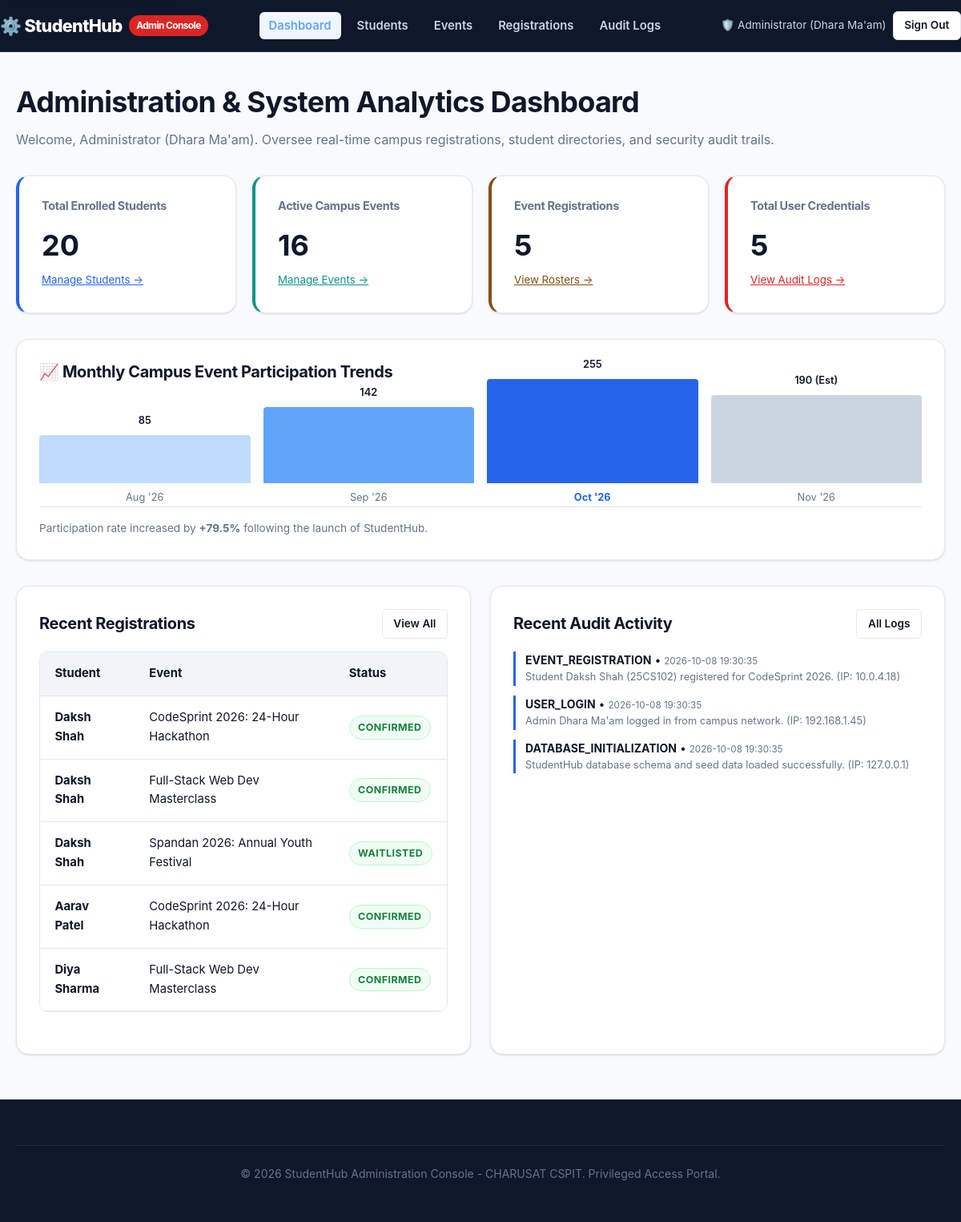
/admin/index.php (signed in), run on the app's committed database.
### tables this page shows
CREATE TABLE IF NOT EXISTS `registrations` (
  `id` INT AUTO_INCREMENT PRIMARY KEY,
  `student_id` INT NOT NULL,
  `event_id` INT NOT NULL,
  `registration_date` TIMESTAMP DEFAULT CURRENT_TIMESTAMP,
  `status` ENUM('Confirmed', 'Waitlisted', 'Cancelled') NOT NULL DEFAULT 'Confirmed',
  FOREIGN KEY (`student_id`) REFERENCES `students` (`id`) ON DELETE CASCADE ON UPDATE CASCADE,
  FOREIGN KEY (`event_id`) REFERENCES `events` (`id`) ON DELETE CASCADE ON UPDATE CASCADE,
  UNIQUE KEY `unique_student_event` (`student_id`, `event_id`),
  INDEX `idx_reg_student` (`student_id`),
  INDEX `idx_reg_event` (`event_id`),
  INDEX `idx_reg_status` (`status`)
);

CREATE TABLE IF NOT EXISTS `students` (
  `id` INT AUTO_INCREMENT PRIMARY KEY,
  `user_id` INT NULL,
  `name` VARCHAR(100) NOT NULL,
  `email` VARCHAR(100) NOT NULL UNIQUE,
  `mobile` VARCHAR(15) NOT NULL,
  `course` VARCHAR(50) NOT NULL,
  `year` VARCHAR(20) NOT NULL,
  `gender` VARCHAR(10) NOT NULL,
  `status` ENUM('Active', 'Pending', 'Inactive') NOT NULL DEFAULT 'Active',
  `created_at` TIMESTAMP DEFAULT CURRENT_TIMESTAMP,
  FOREIGN KEY (`user_id`) REFERENCES `users` (`id`) ON DELETE CASCADE ON UPDATE CASCADE,
  INDEX `idx_students_course` (`course`),
  INDEX `idx_students_year` (`year`),
  INDEX `idx_students_status` (`status`)
);

CREATE TABLE IF NOT EXISTS `events` (
  `id` INT AUTO_INCREMENT PRIMARY KEY,
  `title` VARCHAR(150) NOT NULL,
  `description` TEXT NOT NULL,
  `event_date` DATE NOT NULL,
  `time_slot` VARCHAR(50) NOT NULL DEFAULT '10:00 AM - 04:00 PM',
  `venue` VARCHAR(150) NOT NULL,
  `category` VARCHAR(50) NOT NULL,
  `poster` VARCHAR(255) NOT NULL DEFAULT 'uploads/events/default.jpg',
  `seats` INT NOT NULL DEFAULT 100,
  `status` ENUM('Active', 'Upcoming', 'Completed', 'Cancelled') NOT NULL DEFAULT 'Active',
  `created_at` TIMESTAMP DEFAULT CURRENT_TIMESTAMP,
  INDEX `idx_events_date` (`event_date`),
  INDEX `idx_events_category` (`category`),
  INDEX `idx_events_status` (`status`)
);

CREATE TABLE IF NOT EXISTS `audit_logs` (
  `id` INT AUTO_INCREMENT PRIMARY KEY,
  `user_id` INT NULL,
  `action` VARCHAR(100) NOT NULL,
  `entity` VARCHAR(50) NOT NULL,
  `entity_id` INT NULL,
  `ip_address` VARCHAR(45) NOT NULL,
  `details` TEXT NULL,
  `created_at` TIMESTAMP DEFAULT CURRENT_TIMESTAMP,
  INDEX `idx_audit_user` (`user_id`),
  INDEX `idx_audit_action` (`action`),
  INDEX `idx_audit_created` (`created_at`)
);

### php/auth.php (called while the page is built, shortened)
<?php
require_once __DIR__ . '/db.php';
function isAuthenticated() {
    return true;
}
function getCurrentUser() {
    return [
        'id' => $_SESSION['user_id'],
        'name' => $_SESSION['user_name'] ?? 'Student',
        'email' => $_SESSION['user_email'] ?? '',
        'role' => $_SESSION['user_role'] ?? 'student',
        'student_id' => $_SESSION['student_id'] ?? null
    ];
}
?>

### php/db.php (called while the page is built, shortened)
<?php
if (!isset($db_connected)) {
    $db_connected = true;
}
?>

### admin/index.php (the view, shortened to what this page needs)
<?php
require_once __DIR__ . '/../php/admin-auth.php';
$currentUser = getCurrentUser();
$adminName = $currentUser['name'];
$totalStudents = 1248;
$totalEvents = 16;
$totalRegistrations = 482;
$totalUsers = 1250;
if ($db_connected && isset($conn)) {
    $res = $conn->query("SELECT COUNT(*) as c FROM students");
    if ($res) $totalStudents = $res->fetch_assoc()['c'];
    $res = $conn->query("SELECT COUNT(*) as c FROM events");
    if ($res) $totalEvents = $res->fetch_assoc()['c'];
    $res = $conn->query("SELECT COUNT(*) as c FROM registrations");
    if ($res) $totalRegistrations = $res->fetch_assoc()['c'];
    $res = $conn->query("SELECT COUNT(*) as c FROM users");
    if ($res) $totalUsers = $res->fetch_assoc()['c'];
}
$latestRegistrations = [];
if ($db_connected && isset($conn)) {
    $sql = "SELECT r.id, s.name as student_name, e.title as event_title, r.status, r.registration_date
            FROM registrations r
            JOIN students s ON r.student_id = s.id
            JOIN events e ON r.event_id = e.id
            ORDER BY r.registration_date DESC LIMIT 5";
    $res = $conn->query($sql);
    if ($res) {
        while ($row = $res->fetch_assoc()) {
            $latestRegistrations[] = $row;
        }
    }
}
$recentLogs = [];
if ($db_connected && isset($conn)) {
    $sql = "SELECT action, entity, ip_address, details, created_at FROM audit_logs ORDER BY created_at DESC LIMIT 5";
    $res = $conn->query($sql);
    if ($res) {
        while ($row = $res->fetch_assoc()) {
            $recentLogs[] = $row;
        }
    }
}
?>
<!DOCTYPE html>
<html lang="en">
<head>
    <link rel="stylesheet" href="../css/style.css">
    <link rel="stylesheet" href="../css/responsive.css">
    <link rel="stylesheet" href="../css/admin.css">
</head>
<body>
    <header class="site-header" style="background-color: var(--secondary-900); border-bottom: 1px solid var(--secondary-800);">
        <div class="container header-inner">
            <a href="index.php" class="brand-logo" style="color: #ffffff;">
                ⚙️ StudentHub <span class="brand-badge" style="background-color: #dc2626; color: #ffffff;">Admin Console</span>
            </a>
            <nav class="main-nav">
                <ul>
                    <li><a href="index.php" class="active" style="color: #60a5fa;">Dashboard</a></li>
                    <li><a href="students.php" style="color: #cbd5e1;">Students</a></li>
                    <li><a href="events.php" style="color: #cbd5e1;">Events</a></li>
                    <li><a href="registrations.php" style="color: #cbd5e1;">Registrations</a></li>
                    <li><a href="audit-logs.php" style="color: #cbd5e1;">Audit Logs</a></li>
                </ul>
            </nav>
            <div class="nav-cta-group">
                <span style="font-size: 0.85rem; color: #cbd5e1; display: flex; align-items: center; gap: 0.35rem;">
                    🛡️ <?php echo htmlspecialchars($adminName, ENT_QUOTES, 'UTF-8'); ?>
                </span>
                <a href="../php/logout.php" class="btn btn-secondary btn-sm">Sign Out</a>
            </div>
        </div>
    </header>
    <main id="main-content">
        <div class="container">
            <header style="margin-bottom: 2rem;">
                <h1>Administration & System Analytics Dashboard</h1>
                <p>Welcome, <?php echo htmlspecialchars($adminName, ENT_QUOTES, 'UTF-8'); ?>. Oversee real-time campus registrations, student directories, and security audit trails.</p>
            </header>
            <section style="margin-bottom: 2rem;">
                <div class="grid-4">
                    <article class="card" style="border-left: 4px solid var(--primary-600);">
                        <h3 style="font-size: 0.9rem; color: var(--text-muted);">Total Enrolled Students</h3>
                        <p style="font-size: 2.25rem; font-weight: 700; color: var(--text-main); margin-bottom: 0;"><?php echo $totalStudents; ?></p>
                        <small style="color: #15803d;"><a href="students.php" style="color: var(--primary-600);">Manage Students &rarr;</a></small>
                    </article>
                    <article class="card" style="border-left: 4px solid #0d9488;">
                        <h3 style="font-size: 0.9rem; color: var(--text-muted);">Active Campus Events</h3>
                        <p style="font-size: 2.25rem; font-weight: 700; color: var(--text-main); margin-bottom: 0;"><?php echo $totalEvents; ?></p>
                        <small style="color: var(--text-muted);"><a href="events.php" style="color: #0d9488;">Manage Events &rarr;</a></small>
                    </article>
                    <article class="card" style="border-left: 4px solid #854d0e;">
                        <h3 style="font-size: 0.9rem; color: var(--text-muted);">Event Registrations</h3>
                        <p style="font-size: 2.25rem; font-weight: 700; color: var(--text-main); margin-bottom: 0;"><?php echo $totalRegistrations; ?></p>
                        <small style="color: #15803d;"><a href="registrations.php" style="color: #854d0e;">View Rosters &rarr;</a></small>
                    </article>
                    <article class="card" style="border-left: 4px solid #dc2626;">
                        <h3 style="font-size: 0.9rem; color: var(--text-muted);">Total User Credentials</h3>
                        <p style="font-size: 2.25rem; font-weight: 700; color: var(--text-main); margin-bottom: 0;"><?php echo $totalUsers; ?></p>
                        <small style="color: #15803d;"><a href="audit-logs.php" style="color: #dc2626;">View Audit Logs &rarr;</a></small>
                    </article>
                </div>
            </section>
            <section class="card" style="margin-bottom: 2rem;">
                <h2 style="font-size: 1.25rem; margin-bottom: 1rem;">📈 Monthly Campus Event Participation Trends</h2>
                <div style="display: flex; gap: 1rem; align-items: flex-end; height: 140px; padding-top: 1rem; border-bottom: 1px solid var(--border-color); margin-bottom: 1rem;">
                    <div style="flex: 1; display: flex; flex-direction: column; align-items: center; gap: 0.5rem;">
                        <span style="font-size: 0.8rem; font-weight: 600;">85</span>
                        <div style="width: 100%; height: 60px; background-color: var(--primary-200); border-radius: 4px 4px 0 0;"></div>
                        <span style="font-size: 0.8rem; color: var(--text-muted);">Aug '26</span>
                    </div>
                    <div style="flex: 1; display: flex; flex-direction: column; align-items: center; gap: 0.5rem;">
                        <span style="font-size: 0.8rem; font-weight: 600;">142</span>
                        <div style="width: 100%; height: 95px; background-color: var(--primary-400); border-radius: 4px 4px 0 0;"></div>
                        <span style="font-size: 0.8rem; color: var(--text-muted);">Sep '26</span>
                    </div>
                    <div style="flex: 1; display: flex; flex-direction: column; align-items: center; gap: 0.5rem;">
                        <span style="font-size: 0.8rem; font-weight: 600;">255</span>
                        <div style="width: 100%; height: 130px; background-color: var(--primary-600); border-radius: 4px 4px 0 0;"></div>
                        <span style="font-size: 0.8rem; color: var(--primary-600); font-weight: 700;">Oct '26</span>
                    </div>
                    <div style="flex: 1; display: flex; flex-direction: column; align-items: center; gap: 0.5rem;">
                        <span style="font-size: 0.8rem; font-weight: 600;">190 (Est)</span>
                        <div style="width: 100%; height: 110px; background-color: var(--secondary-300); border-radius: 4px 4px 0 0;"></div>
                        <span style="font-size: 0.8rem; color: var(--text-muted);">Nov '26</span>
                    </div>
                </div>
                <p style="font-size: 0.85rem; color: var(--text-muted); margin-bottom: 0;">Participation rate increased by <strong>+79.5%</strong> following the launch of StudentHub.</p>
            </section>
            <div class="grid-2">
                <section class="card">
                    <div style="display: flex; justify-content: space-between; align-items: center; margin-bottom: 1rem;">
                        <h2 style="font-size: 1.25rem; margin-bottom: 0;">Recent Registrations</h2>
                        <a href="registrations.php" class="btn btn-secondary btn-sm">View All</a>
                    </div>
                    <div class="table-responsive">
                        <table>
                            <thead>
                                <tr>
                                    <th scope="col">Student</th>
                                    <th scope="col">Event</th>
                                    <th scope="col">Status</th>
                                </tr>
                            </thead>
                            <tbody>
                                <?php if (empty($latestRegistrations)): ?>
                                    <tr>
                                        <td>Daksh Shah</td>
                                        <td>CodeSprint 2026</td>
                                        <td><span class="status-badge status-confirmed">Confirmed</span></td>
                                    </tr>
                                <?php else: ?>
                                    <?php foreach ($latestRegistrations as $reg): ?>
                                        <tr>
                                            <td><strong><?php echo htmlspecialchars($reg['student_name'], ENT_QUOTES, 'UTF-8'); ?></strong></td>
                                            <td><?php echo htmlspecialchars($reg['event_title'], ENT_QUOTES, 'UTF-8'); ?></td>
                                            <td><span class="status-badge status-confirmed"><?php echo htmlspecialchars($reg['status'], ENT_QUOTES, 'UTF-8'); ?></span></td>
                                        </tr>
                                    <?php endforeach; ?>
                                <?php endif; ?>
                            </tbody>
                        </table>
                    </div>
                </section>
                <section class="card">
                    <div style="display: flex; justify-content: space-between; align-items: center; margin-bottom: 1rem;">
                        <h2 style="font-size: 1.25rem; margin-bottom: 0;">Recent Audit Activity</h2>
                        <a href="audit-logs.php" class="btn btn-secondary btn-sm">All Logs</a>
                    </div>
                    <div style="display: flex; flex-direction: column; gap: 0.75rem;">
                        <?php foreach ($recentLogs as $log): ?>
                            <div style="border-left: 3px solid var(--primary-600); padding-left: 0.75rem; font-size: 0.875rem;">
                                <strong style="color: var(--text-main);"><?php echo htmlspecialchars($log['action'], ENT_QUOTES, 'UTF-8'); ?></strong> &bull;
                                <small style="color: var(--text-muted);"><?php echo htmlspecialchars($log['created_at'], ENT_QUOTES, 'UTF-8'); ?></small>
                                <p style="margin-bottom: 0; color: var(--text-muted); font-size: 0.8rem;"><?php echo htmlspecialchars($log['details'] ?? ($log['entity'] . ' mutation'), ENT_QUOTES, 'UTF-8'); ?> (IP: <?php echo htmlspecialchars($log['ip_address'], ENT_QUOTES, 'UTF-8'); ?>)</p>
                            </div>
                        <?php endforeach; ?>
                    </div>
                </section>
            </div>
        </div>
    </main>
    <footer class="site-footer">
        <div class="container">
            <div class="footer-bottom">
                <p>&copy; 2026 StudentHub Administration Console - CHARUSAT CSPIT. Privileged Access Portal.</p>
            </div>
        </div>
    </footer>
</body>
</html>

### data on the page
registrations: student.name "Daksh Shah", event.title "CodeSprint 2026: 24-Hour Hackathon", status "CONFIRMED"
registrations: student.name "Daksh Shah", event.title "Full-Stack Web Dev Masterclass", status "CONFIRMED"
registrations: student.name "Daksh Shah", event.title "Spandan 2026: Annual Youth Festival", status "WAITLISTED"
registrations: student.name "Aarav Patel", event.title "CodeSprint 2026: 24-Hour Hackathon", status "CONFIRMED"
registrations: student.name "Diya Sharma", event.title "Full-Stack Web Dev Masterclass", status "CONFIRMED"
audit_logs: action "EVENT_REGISTRATION", created_at "2026-10-08 19:30:35", details "Student Daksh Shah (25CS102) registered for CodeSprint 2026.", ip_address "10.0.4.18"
audit_logs: action "USER_LOGIN", created_at "2026-10-08 19:30:35", details "Admin Dhara Ma'am logged in from campus network.", ip_address "192.168.1.45"
audit_logs: action "DATABASE_INITIALIZATION", created_at "2026-10-08 19:30:35", details "StudentHub database schema and seed data loaded successfully.", ip_address "127.0.0.1"

### other printed values
$adminName "Administrator (Dhara Ma'am)"
$totalStudents "20"
$totalEvents "16"
$totalRegistrations "5"
$totalUsers "5"
